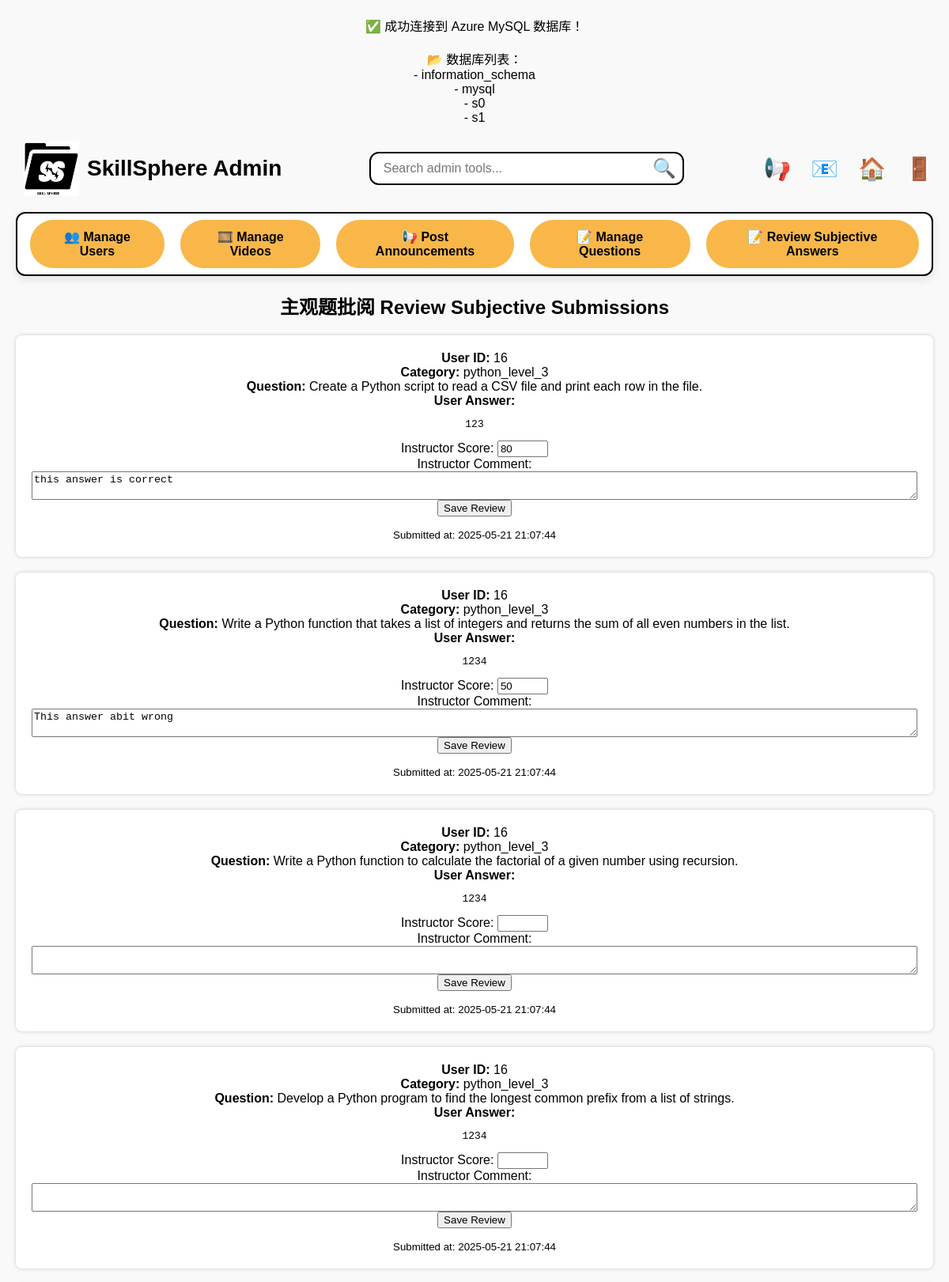
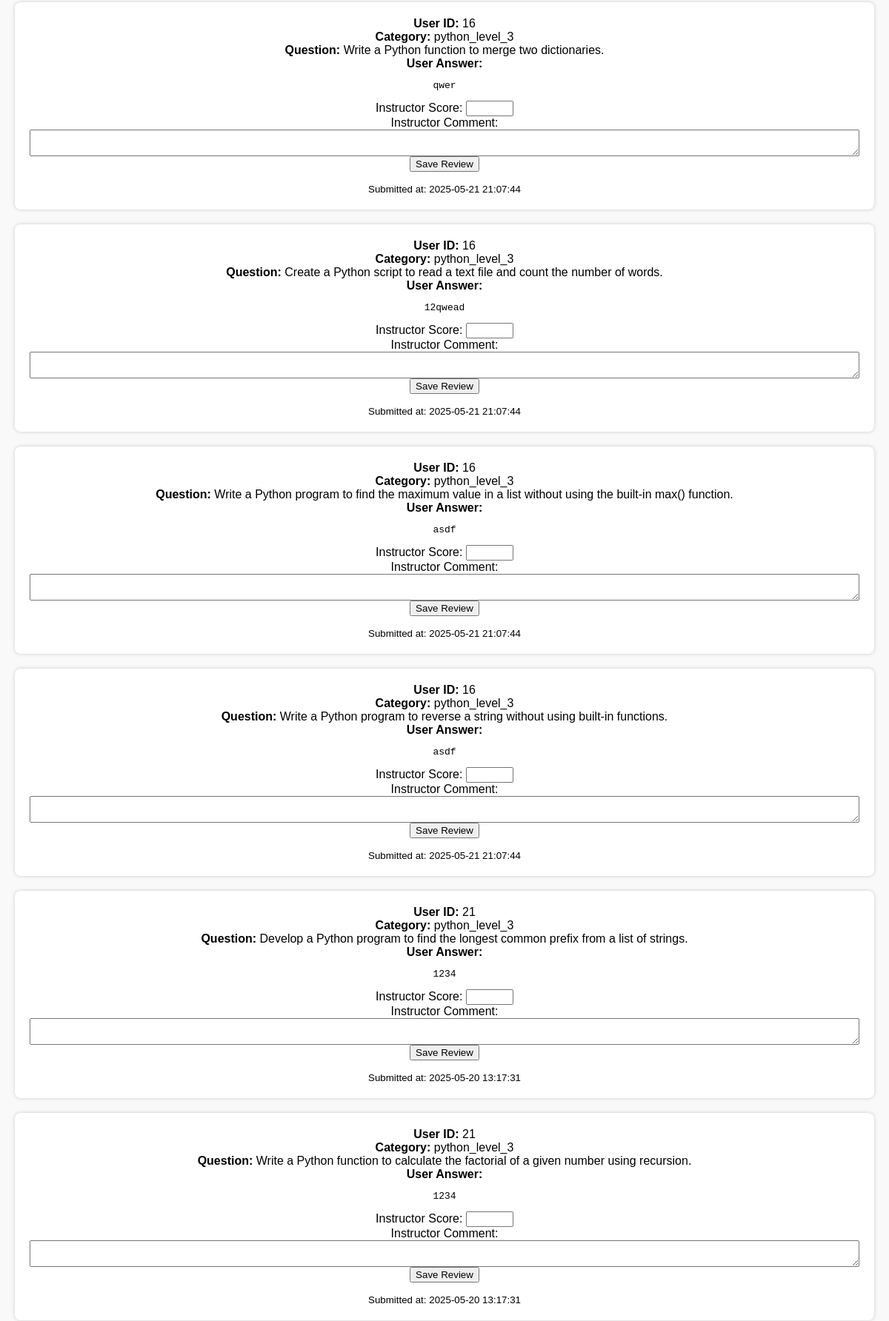
/templates/review_subjective.php (signed in, upper part), run on the app's committed database (2 pictures, top to bottom).
### tables this page shows
CREATE TABLE `subjective_submissions` (
  `id` int(11) NOT NULL,
  `user_id` int(11) DEFAULT NULL,
  `skill_category` varchar(255) DEFAULT NULL,
  `question_text` text DEFAULT NULL,
  `user_answer` text DEFAULT NULL,
  `submitted_at` datetime DEFAULT current_timestamp(),
  `instructor_score` int(11) DEFAULT NULL,
  `instructor_comment` text DEFAULT NULL
);

### templates/review_subjective.php (the view, shortened to what this page needs)
<?php
require_once 'db.php';
$stmt = $pdo->query("SELECT * FROM subjective_submissions ORDER BY submitted_at DESC");
$submissions = $stmt->fetchAll(PDO::FETCH_ASSOC);
?>
<!DOCTYPE html>
<html>
<head>
    <?php include 'adminnav.php'; ?>
</head>
<body>
    <h2>主观题批阅 Review Subjective Submissions</h2>
    <?php foreach ($submissions as $sub): ?>
        <div class="submission">
            <b>User ID:</b> <?= htmlspecialchars($sub['user_id']) ?><br>
            <b>Category:</b> <?= htmlspecialchars($sub['skill_category']) ?><br>
            <b>Question:</b> <?= nl2br(htmlspecialchars($sub['question_text'])) ?><br>
            <b>User Answer:</b> <pre><?= htmlspecialchars($sub['user_answer']) ?></pre>
            <form class="review-form" method="post">
                <label>Instructor Score:</label>
                <input type="number" name="instructor_score" min="0" max="100" value="<?= htmlspecialchars($sub['instructor_score'] ?? '') ?>"><br>
                <label>Instructor Comment:</label>
                <textarea name="instructor_comment" rows="2"><?= htmlspecialchars($sub['instructor_comment'] ?? '') ?></textarea><br>
                <button type="submit">Save Review</button>
            </form>
            <small>Submitted at: <?= htmlspecialchars($sub['submitted_at']) ?></small>
        </div>
    <?php endforeach; ?>
</body>
</html>

### templates/style.css (style rules this page uses)
body { font-family: Arial, sans-serif; margin: 0; padding: 0; text-align: center; background-color: white; }

### templates/review_subjective.php (style rules this page uses)
body { font-family: Arial; padding: 20px; background: #f9f9f9; }
.submission { background: #fff; border-radius: 8px; box-shadow: 0 0 5px #ccc; margin-bottom: 20px; padding: 20px; }
.review-form { margin-top: 10px; }
textarea { width: 100%; }

### data on the page
subjective_submissions: user "16", skill_category "python_level_3", question_text "Create a Python script to read a CSV file and print each row in the file.", user_answer "123", instructor_score "80", instructor_comment "this answer is correct", submitted_at "2025-05-21 21:07:44"
subjective_submissions: user "16", skill_category "python_level_3", question_text "Write a Python function that takes a list of integers and returns the sum of all even numbers in the list.", user_answer "1234", instructor_score "50", instructor_comment "This answer abit wrong", submitted_at "2025-05-21 21:07:44"
subjective_submissions: user "16", skill_category "python_level_3", question_text "Write a Python function to calculate the factorial of a given number using recursion.", user_answer "1234", submitted_at "2025-05-21 21:07:44"
subjective_submissions: user "16", skill_category "python_level_3", question_text "Develop a Python program to find the longest common prefix from a list of strings.", user_answer "1234", submitted_at "2025-05-21 21:07:44"
subjective_submissions: user "16", skill_category "python_level_3", question_text "Write a Python function to merge two dictionaries.", user_answer "qwer", submitted_at "2025-05-21 21:07:44"
subjective_submissions: user "16", skill_category "python_level_3", question_text "Create a Python script to read a text file and count the number of words.", user_answer "12qwead", submitted_at "2025-05-21 21:07:44"
subjective_submissions: user "16", skill_category "python_level_3", question_text "Write a Python program to find the maximum value in a list without using the built-in max() function.", user_answer "asdf", submitted_at "2025-05-21 21:07:44"
subjective_submissions: user "16", skill_category "python_level_3", question_text "Write a Python program to reverse a string without using built-in functions.", user_answer "asdf", submitted_at "2025-05-21 21:07:44"
subjective_submissions: user "21", skill_category "python_level_3", question_text "Develop a Python program to find the longest common prefix from a list of strings.", user_answer "1234", submitted_at "2025-05-20 13:17:31"
subjective_submissions: user "21", skill_category "python_level_3", question_text "Write a Python function to calculate the factorial of a given number using recursion.", user_answer "1234", submitted_at "2025-05-20 13:17:31"

### other printed values
$row['Database'] "information_schema"
$row['Database'] "mysql"
$row['Database'] "s0"
$row['Database'] "s1"
